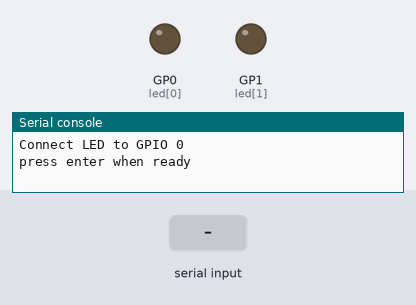
Bench run of a program on a simulated Raspberry Pi Pico running MicroPython. Shown: output pins drawn as LEDs (lit = HIGH), the last lines printed to the serial console. The inputs (shaded band) are chosen by the test bench.

Above: at 1.2 s.
1.3 s: "no" typed at the serial console, then Enter
At 2.4 s:
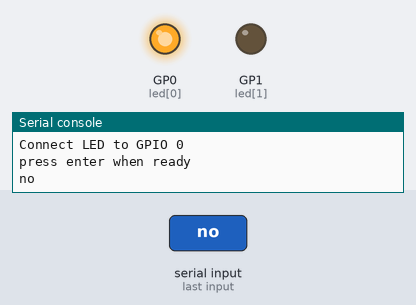
2.8 s: "no" typed at the serial console, then Enter
5.8 s: "1" typed at the serial console, then Enter
At 7.1 s:
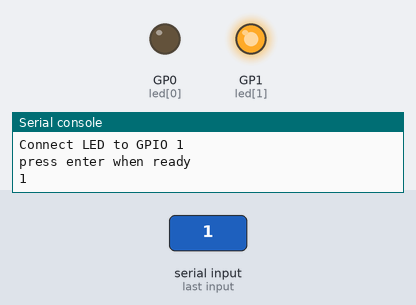
Timing chart, 0 to 11.3 s (numbered marks = the images above; inputs shaded):
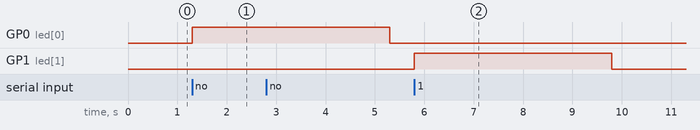

Measured:
- after the input at 1.3 s, GP0 (led[0]): LOW → HIGH at once
- after the input at 5.8 s, GP1 (led[1]): LOW → HIGH at once, → LOW 4.0 s later

The program:

gpioloop.py
```python
import machine
import utime
import builtins

failed = []

for i in range(0,29):
    if i == 23:
        print('skipping 23')
    elif i == 24:
        print('skipping 24')
    else:
        if i == 25:
            print('GPIO 25 is the onboard LED')
        else:
            print('Connect LED to GPIO ' + str(i))
        input('press enter when ready')
        led = machine.Pin(i, machine.Pin.OUT)
        led.value(1)
        utime.sleep(4)
        led.value(0)
        passed = input("Did the LED power on? ")
        passed = passed.lower()
        if passed == 'no':
            failed.append(i)
#Results
print('The following pins failed:')
print(failed)
```
